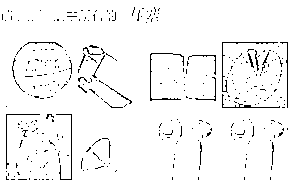
#> input picture python/ticket/small/main.png, 293 x 190 px; its folder holds only this picture in this run; the run also reads 1 picture not shown here
$ python small.py
#> lines starting #> are read from the running program, lines starting #| are printed output that depends on the picture; after the words box and inside, x2 and y2 are one past the last pixel; in counts of white or black regions, pixels touching at a corner belong together
import cv2
import numpy as np
import os
if __name__ == '__main__':
    path = './'
    filenames = os.listdir(path)
    for filename in filenames:
        portion = os.path.splitext(filename)
        if portion[1] == '.jpg' or '.png':
            input_img_rgb = cv2.imread(filename, 1)
#> input_img_rgb is the input picture: shape (190, 293, 3); 96.2% white; black in thin lines or dots, all inside (x1, y1, x2, y2) = (2, 7, 288, 180)
            input_img = cv2.cvtColor(input_img_rgb, cv2.COLOR_BGR2GRAY)
            binary_img = cv2.adaptiveThreshold(input_img, 255, cv2.ADAPTIVE_THRESH_MEAN_C, cv2.THRESH_BINARY, 5, 10)
            kernel = np.ones((2,2),np.uint8)
            #cv2.imshow('dilation', dilation)
            erosion = cv2.erode(binary_img,kernel,iterations = 1)
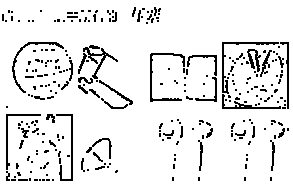
#> erosion: shape (190, 293); 91.1% white; black in thin lines or dots, all inside (x1, y1, x2, y2) = (2, 7, 289, 181)
            dilation = cv2.dilate(binary_img,kernel,iterations = 1)
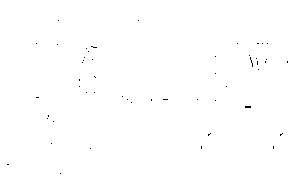
#> dilation: shape (190, 293); 99.8% white; black in thin lines or dots, all inside (x1, y1, x2, y2) = (7, 20, 288, 174)
            opening = cv2.morphologyEx(binary_img, cv2.MORPH_OPEN, kernel)
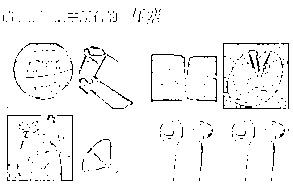
#> opening: shape (190, 293); 96.2% white; black in thin lines or dots, all inside (x1, y1, x2, y2) = (3, 8, 289, 181)
#> (the run stopped early here; a loop or call above may not have finished)
